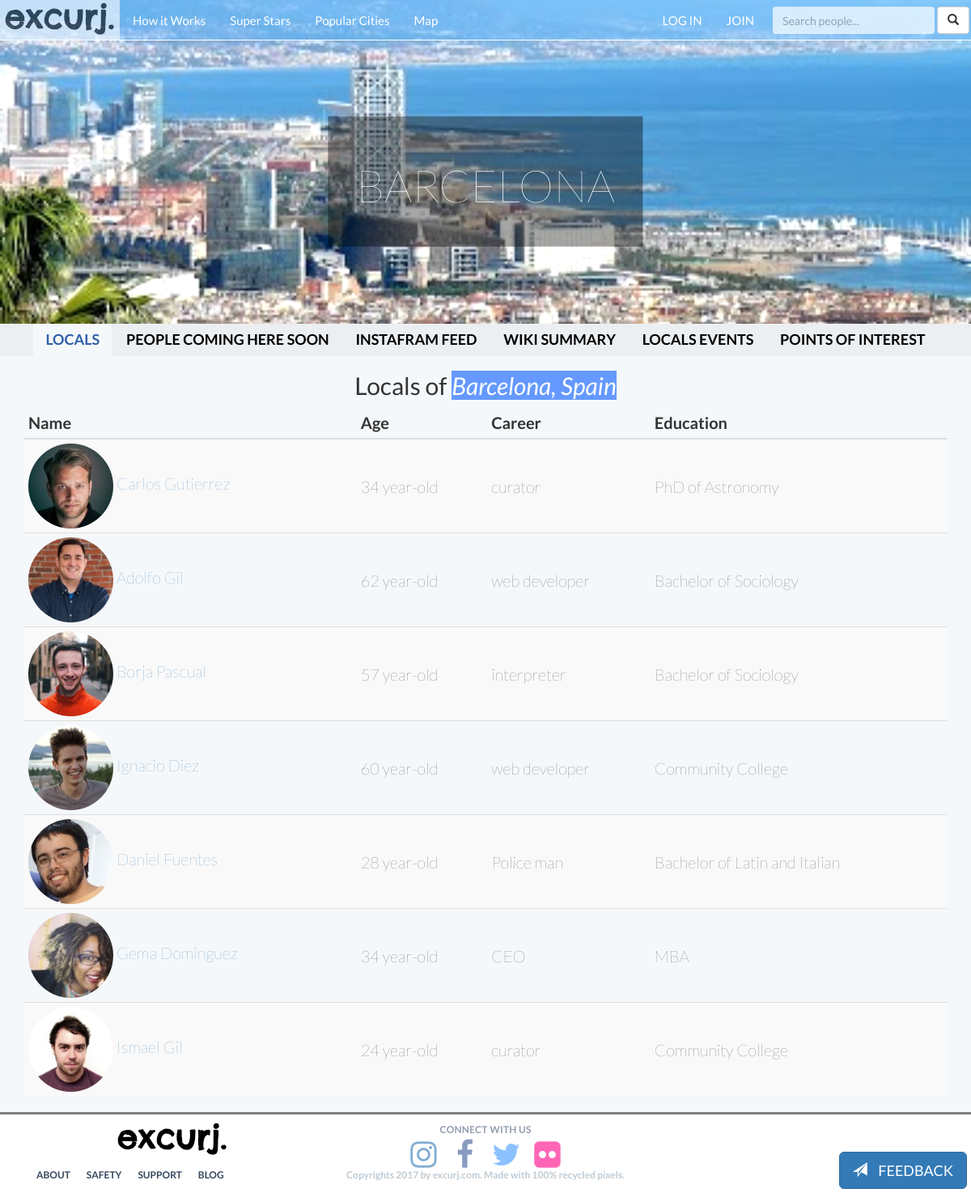
The page /city/barcelona-spain/ on the database its author committed.
### excurj/models.py (models this page shows, shortened)
class City(models.Model):
	city_id = models.CharField(primary_key=True, max_length=150)
	name = models.CharField(max_length=128, blank=True)
	country = models.CharField(max_length=128, blank=True)
	description = models.CharField(max_length=1000, blank=True)
	city_image = models.ImageField(blank=True, upload_to='city_pictures')
	slug = models.SlugField()#MUST MAKE UNIQUE =TRUE AGAIN
	lat = models.FloatField(blank=True, null=True)
	lng = models.FloatField(blank=True, null=True)
	class Meta:
		verbose_name_plural = 'Cities'
	def display_name(self):
		return self.name.split(",")[0]
	display_name = property(display_name)

class UserProfile(models.Model):
	user = models.OneToOneField(User, related_name='profile', primary_key=True) #Each User is related to only one User Profile
	city_search_text = models.CharField(blank=True, max_length=300)
	city = models.ForeignKey(City, blank=True, null=True, related_name='city') #Each User Profile must be related to one city.
	prof_pic = models.ImageField(blank=True, upload_to='profile_pictures')
	dob = models.DateField(blank=True, null=True)
	sex = models.CharField(max_length=10, blank=True)
	education = models.CharField(blank=True, max_length=200)
	career = models.CharField(blank=True, max_length=200)
	about_you = models.CharField(max_length=500, blank=True)
	music_movies_books = models.CharField(max_length=1000, blank=True)
	friendship = models.CharField(max_length=500, blank=True)
	what_will_you_show_visitors = models.CharField(max_length=1000, blank=True)
	def age(self):
		import datetime
		return int((datetime.date.today() - self.dob).days / 365.25  )
	age = property(age)

### excurj/views.py (the view)
# urls.py: url(r'^city/(?P<city_name_slug>[\w\-]+)/$', views.show_city, name='show_city'),
def show_city(request, city_name_slug):
	context_dict={}
	try:
		city = City.objects.get(slug=city_name_slug)
		print()
		city_locals_profiles = UserProfile.objects.filter(city=city)
		excursions = Excursion.objects.filter(city=city)
		context_dict['city']=city
		context_dict['city_locals_profiles']=city_locals_profiles
		context_dict['excursions'] = excursions
	except City.DoesNotExist:
		context_dict['city']=None
	except UserProfile.DoesNotExist:
		context_dict['city_locals_profiles']=None
	except Excursion.DoesNotExist:
		context_dict['excursions'] = None
	except City.MultipleObjectsReturned:
		city = City.objects.filter(slug=city_name_slug)[0]
	return render(request, 'excurj/city.html', context_dict)

### templates/excurj/city.html (shortened to what this page needs)
{% extends 'excurj/base.html' %}
{% load staticfiles %}
{% block body_block %}
<div class="jumbotron" id="city_jumbotron">
	<div class="container" style="background-image:url('{{ MEDIA_URL }}{{city.city_image}}');">
		<div class="city_header">
			<h1> {{city.display_name.upper}} </h1>
		</div>
	</div>
</div>
	<ul class="nav  navbar-centered" id="tabs">
		<li class="active" role="presentation"><a data-toggle="tab" href="#locals">LOCALS</a></li>
		<li role="presentation"><a data-toggle="tab" href="#coming">PEOPLE COMING HERE SOON</a></li>
		<li role="presentation"><a data-toggle="tab" href="#insta">INSTAFRAM FEED</a></li>
		<li role="presentation"><a data-toggle="tab" href="#wiki">WIKI SUMMARY</a></li>
		<li role="presentation" title="Coming Soon!"><a data-toggle="tab" href="javascript:void(0)" title="coming soon!">LOCALS EVENTS</a></li>
		<li title="Coming Soon!"><a data-toggle="tab" href="javascript:void(0)" title="coming soon!">POINTS OF INTEREST</a></li>
	</ul>
<div class="tab-content">
    <div id="locals" class="tab-pane fade in active">
	<div class="container table-responsive">
	  <h2 style="text-align: center;"> Locals of <span style="background-color: #6599ff; color: white"> <i>{{city.name}} </i></span></h2>
	  <table class="table table-striped table-condensed table-hover">
	    <thead>
	      <tr>
	        <th>Name</th>
	        <th>Age</th>
	        <th>Career</th>
	        <th>Education</th>
	      </tr>
	    </thead>
	    <tbody>
	   	{% if city_locals_profiles %}
	    {% for local in city_locals_profiles %}
	      <tr>
	        <td><img src=" {{ local.prof_pic.url }} " class="img-circle" width="105px" height="105px">  <a href="{% url 'excurj:show_profile' local.user.username %}">{{local.user.first_name.title}}  {{local.user.last_name.title}}</a>   </td>
	        <td>{{local.age}} year-old</td>
	        <td> {{local.career}} </td>
	        <td>  {{local.education}} </td>
	      </tr>
	    {% endfor %}
    	{% else %}
		<strong>There's no people in this city yet :( but there'll be soon! :)</strong>
		{% endif %}
	    </tbody>
	  </table>
	</div>
    </div>
  </div>
{% endblock %}

### templates/excurj/base.html (shortened to what this page needs)
<!DOCTYPE html>
{% load staticfiles %}
{% load crispy_forms_tags %}
{% load widget_tweaks %}
<html lang="en">
  <head>
    <link href="{% static 'css/bootstrap.min.css'%} " rel="stylesheet">
    <link rel="stylesheet" type="text/css" href=" {% static 'css/style.css' %} ">
    <link href="//maxcdn.bootstrapcdn.com/font-awesome/4.2.0/css/font-awesome.min.css" rel="stylesheet">
    <link rel="stylesheet" href="https://ajax.googleapis.com/ajax/libs/jqueryui/1.12.1/themes/smoothness/jquery-ui.css">
  </head>
  <body>
    <form action=" {% url 'excurj:feedback' %} ">
        <button id="feedback" class="btn btn-lg btn-primary" name="feedback">
        <span class="glyphicon glyphicon-send" style="padding-right: 10px;"></span>  FEEDBACK
      </button>
    </form>
    <div>
    	<nav class="navbar navbar-default navbar-fixed-top">
    		<div class="container-fluid">
          <div class="navbar-header">
            <a href=" {% url 'excurj:index' %} "><img src=" {% static 'images/logo.png' %} "></a>
          </div>
          <div class="collapse navbar-collapse " id="mainNavBar">
            <ul class="nav navbar-nav">
              <li class="no_mobile"><a href="{% url 'excurj:index' %}#how-it-works">How it Works</a></li>
              <li><a href=" {% url 'excurj:index' %}#superstars">Super Stars</a></li>
              <li><a href=" {% url 'excurj:index' %}#popularcities ">Popular Cities</a></li>
              <li><a href=" {% url 'excurj:index' %}#map_canvas ">Map</a></li>
            </ul>
            <form class="navbar-form navbar-right no_mobile" action=" {% url 'excurj:search' %} ">
                <div class="form-group no_mobile">
                    <input type="text" name="q" class="form-control no_mobile" placeholder="Search people..." id="topsearchbox">
                </div>
                  <button type="submit" class="btn btn-default no_mobile"><span class="glyphicon glyphicon-search"></span></button>
            </form>
            <ul class="nav navbar-nav navbar-right">
            {% if not request.user.is_authenticated %}
              <li><a href=" {% url 'auth_login' %} ">LOG IN</a></li>
              <li><a href=" {% url 'registration_register' %} " id="jump">JOIN</a></li>
            {% endif %}
            </ul>
          </div>
        </div>
    	</nav>
      <div class="disappear_upon_load">
      	{% block body_block %}{% endblock %}
</div>
    <footer style="text-align: center;max-height: 100px;" class="disappear_upon_load">
      <div class="container">
        <div class="row">
          <div class="col-md-4 col-xs-12">
            <a href=" {% url 'excurj:index' %} " class="">
              <img src=" {% static 'images/logo.png' %} " class="">
            </a>
          </div>
          <div class="col-md-4 col-xs-12">
            <div class="call-to-action">Connect with us</div>
            <a href='#'><i class="fa fa-instagram fa-3x fa-fw"></i></a>
            <a href='#'><i class="fa fa-facebook fa-3x fa-fw"></i></a>
            <a href='#'><i class="fa fa-twitter fa-3x fa-fw"></i></a>
            <a href='#'><i class="fa fa-flickr fa-3x fa-fw"></i></a>
          </div>
        </div>
        <div class="row">
          <div class="col-lg-4">
            <ul class="footer-links">
                <li> <a href="">ABOUT</a> </li>
                <li> <a href="">SAFETY</a> </li>
                <li> <a href="">SUPPORT</a> </li>
                <li> <a href="">BLOG</a> </li>
            </ul>
          </div>
          <div class="col-lg-4">
            <div class="copyrights">
              <p class="" >
                Copyrights 2017 by excurj.com. Made with 100% recycled pixels.
              </p>
            </div>
          </div>
        </div>
      </div>
    </footer>
  </body>
</html>

### static/css/style.css (style rules this page uses)
html { padding-top: 0px; line-height: 1.1; font-family: 'Lato', sans-serif !important; font-weight: lighter; }
body { line-height: 1.1; font-family: 'Lato', sans-serif !important; font-weight: lighter; }
#jump { animation: top .7s linear infinite }
nav.navbar { border-bottom: 1px solid white; background-color: rgba(99,184,255,0.4); transition: background-color 1s ease 0s; font-weight: bolder; font-size: 15px; height: 10px; }
.navbar-header { opacity: .6; }
.navbar-default .navbar-nav>li>a { color: white; }
.container-fluid { padding: 0; }
.active { background-color: #f5f8fa; opacity: 1; }
#topsearchbox { width: 200px; -webkit-transition: width 0.4s ease; transition: width 0.4s ease; border: none; opacity: .7; }
.jumbotron { background: no-repeat fixed; background-size: cover; margin: 0; color: white; padding: 0px; width: 100%; object-fit: cover; }
.jumbotron h1 { font-size: 56px; font-weight: lighter; color: #FFFFFF; text-align: center; }
.ready-header, .city_header { position: absolute; text-align: center; top: 60%; left: 50%; transform: translate(-50%, -60%); background-color: rgba(255,255,255,.2); padding: 35px; }
.city_header { position: absolute; text-align: center; top: 60%; left: 50%; transform: translate(-50%, -60%); background-color: rgba(0,0,0,.4); padding: 35px; }
.city_header h1 { color: white; font-size: 55px; font-weight: lighter; line-height: 1.1; }
footer { background-color: white; border-top: 3px solid grey; font-size: .9em; padding: 7px; }
ul.footer-links { margin-left: -25px; }
ul.footer-links li { list-style-type: none; float: left; text-transform: uppercase; margin-right: 20px; margin-bottom: 0.75em; font-size: 12px; font-weight: bold; }
ul.footer-links li a { display: block; color: #34495e; }
.copyrights { clear: left; text-transform: none; font-size: 12px; font-weight: 700; color: #bfcad2; }
.call-to-action { color: #929dad; font-size: 12px; font-weight: 700; letter-spacing: .2px; text-transform: uppercase; padding: 5px; }
.fa-twitter { color: #4099FF; }
.fa-facebook { color: #3B5998; }
.fa-flickr { color: #ff0084; }
.fa { opacity: 0.6; transition: 0s; -webkit-transition: 0s; }
.navbar-default .navbar-collapse, .navbar-default .navbar-form { padding: 0 8px; }
.container-fluid>.navbar-collapse, .container-fluid>.navbar-header, .container>.navbar-collapse, .container>.navbar-header { margin-right: 1px; margin-left: -5px; }
div.jumbotron#city_jumbotron .container { margin: 0; padding: 0; min-height: 400px; position: relative; background-position: center center; background-size: cover; opacity: 1; width: 100%; -webkit-filter: brightness(1.10); filter: brightness(1.10); }
ul.nav#tabs { border-bottom: none !important; text-align:center !important; width: 100%; background-color: #eceff2; }
ul.nav#tabs li a { color: black; }
ul.nav#tabs li.active a { color: #3060A8; background-color: transparent; }
ul.nav#tabs li.active { opacity: 1; }
ul.nav#tabs li { display: inline-block !important; font-size: 18px; font-weight: bold; }
.table>tbody>tr>td, .table>tbody>tr>th, .table>tfoot>tr>td, .table>tfoot>tr>th, .table>thead>tr>td, .table>thead>tr>th { vertical-align: middle; font-size: 20px; }
table.table { width: 100%; }
body button#feedback { position: fixed; bottom: 5px; right: 5px; z-index: 5; }

### rows shown on the page
City: city_image (picture), display_name "BARCELONA", name "Barcelona, Spain"
UserProfile: prof_pic (picture), user.first_name "Carlos", user.last_name "Gutierrez", age "34", career "curator", education "PhD of Astronomy"
UserProfile: prof_pic (picture), user.first_name "Adolfo", user.last_name "Gil", age "62", career "web developer", education "Bachelor of Sociology"
UserProfile: prof_pic (picture), user.first_name "Borja", user.last_name "Pascual", age "57", career "interpreter", education "Bachelor of Sociology"
UserProfile: prof_pic (picture), user.first_name "Ignacio", user.last_name "Diez", age "60", career "web developer", education "Community College"
UserProfile: prof_pic (picture), user.first_name "Daniel", user.last_name "Fuentes", age "28", career "Police man", education "Bachelor of Latin and Italian"
UserProfile: prof_pic (picture), user.first_name "Gema", user.last_name "Dominguez", age "34", career "CEO", education "MBA"
UserProfile: prof_pic (picture), user.first_name "Ismael", user.last_name "Gil", age "24", career "curator", education "Community College"
